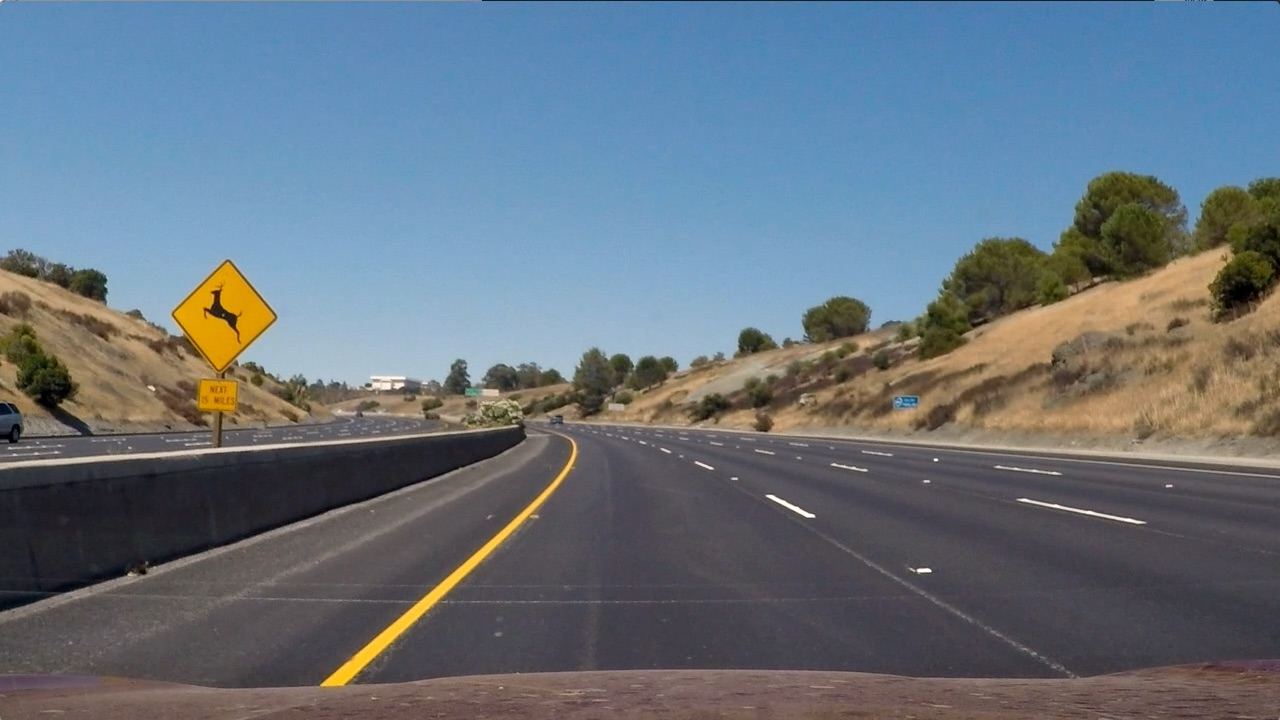
#> input picture test_images/test2.jpg, 1280 x 720 px, found by its file name
$ jupyter execute demo_project_.ipynb   (shell and % lines are left out)   (older library calls are emulated)
#> lines starting #> are read from the running program, lines starting #| are printed output that depends on the picture; after the words box and inside, x2 and y2 are one past the last pixel; in counts of white or black regions, pixels touching at a corner belong together
#Libraries

[cell 1]
import numpy as np
import cv2
import glob
import matplotlib.pyplot as plt
import pickle
from moviepy.editor import VideoFileClip
import matplotlib.image as mpimg

import os
from moviepy.editor import VideoFileClip
from IPython.display import HTML

#Thresholding

[cell 2]
def abs_sobel_thresh(img, orient='x', sobel_kernel=3, thresh=(0, 255)):

    # Apply threshold
    gray = cv2.cvtColor(img, cv2.COLOR_RGB2GRAY)
    # Apply x or y gradient with the OpenCV Sobel() function
    # and take the absolute value
    if orient == 'x':
        abs_sobel = np.absolute(cv2.Sobel(gray, cv2.CV_64F, 1, 0, ksize=sobel_kernel))
    if orient == 'y':
        abs_sobel = np.absolute(cv2.Sobel(gray, cv2.CV_64F, 0, 1, ksize=sobel_kernel))
    # Rescale back to 8 bit integer
    scaled_sobel = np.uint8(255*abs_sobel/np.max(abs_sobel))
    # Create a copy and apply the threshold
    binary_output = np.zeros_like(scaled_sobel)
    # Here I'm using inclusive (>=, <=) thresholds, but exclusive is ok too
    binary_output[(scaled_sobel >= thresh[0]) & (scaled_sobel <= thresh[1])] = 1

    # Return the result
    return binary_output# retuen  x or y


def mag_thresh(img, sobel_kernel=3, mag_thresh=(0, 255)):

    # Apply threshold
    # Convert to grayscale
    gray = cv2.cvtColor(img, cv2.COLOR_RGB2GRAY)
    # Take both Sobel x and y gradients
    sobelx = cv2.Sobel(gray, cv2.CV_64F, 1, 0, ksize=sobel_kernel)
    sobely = cv2.Sobel(gray, cv2.CV_64F, 0, 1, ksize=sobel_kernel)
    # Calculate the gradient magnitude
    gradmag = np.sqrt(sobelx**2 + sobely**2)
    # Rescale to 8 bit
    scale_factor = np.max(gradmag)/255
    gradmag = (gradmag/scale_factor).astype(np.uint8)
    # Create a binary image of ones where threshold is met, zeros otherwise
    binary_output = np.zeros_like(gradmag)
    binary_output[(gradmag >= mag_thresh[0]) & (gradmag <= mag_thresh[1])] = 1

    # Return the binary image
    return binary_output

def dir_threshold(img, sobel_kernel=3, thresh=(0, np.pi/2)):

    # Apply threshold
    gray = cv2.cvtColor(img, cv2.COLOR_RGB2GRAY)
    # Calculate the x and y gradients
    sobelx = cv2.Sobel(gray, cv2.CV_64F, 1, 0, ksize=sobel_kernel)
    sobely = cv2.Sobel(gray, cv2.CV_64F, 0, 1, ksize=sobel_kernel)
    # Take the absolute value of the gradient direction,
    # apply a threshold, and create a binary image result
    absgraddir = np.arctan2(np.absolute(sobely), np.absolute(sobelx))
    binary_output =  np.zeros_like(absgraddir)
    binary_output[(absgraddir >= thresh[0]) & (absgraddir <= thresh[1])] = 1

    # Return the binary image
    return binary_output
def combined_thresholds(image, ksize = 3):
    # Choose a Sobel kernel size

    # Apply each of the thresholding functions
    gradx = abs_sobel_thresh(image, orient='x', sobel_kernel=ksize, thresh=(5, 100))
    grady = abs_sobel_thresh(image, orient='y', sobel_kernel=ksize, thresh=(5, 100))
    #c= cv2.bitwise_or(gradx,grady)

    mag_binary = mag_thresh(image, sobel_kernel=ksize, mag_thresh=(3, 255))
    dir_binary = dir_threshold(image, sobel_kernel=ksize, thresh=(0*np.pi/180, 90*np.pi/180))
    combined = np.zeros_like(dir_binary, np.uint8)
    #combined[((gradx == 1) ) ] = 1
    combined[((gradx == 1) ) & ((mag_binary == 1) & (dir_binary == 1))] = 1
    #combined[ (mag_binary == 1) ] = 1

    return combined

def filter(image):

    hls = cv2.cvtColor(image, cv2.COLOR_RGB2HLS)
    s_channel = hls[:,:,2]
    l_channel = hls[:,:,1]

    sxbinary = combined_thresholds(image)


    # Threshold color channel
    s_thresh_min = 40
    s_thresh_max = 255
    l_thresh_min = 150
    l_thresh_max = 255


    s_binary = np.zeros_like(s_channel)
    s_binary[((s_channel >= s_thresh_min) & (s_channel <= s_thresh_max)) ] = 1

    l_binary = np.zeros_like(s_channel)
    l_binary[((l_channel >= l_thresh_min) & (l_channel <= l_thresh_max))] = 1

    # Combine the two binary thresholds
    combined_binary = np.zeros_like(sxbinary)
    #combined_binary [(l_binary == 1)& (sxbinary == 1)] = 1
    combined_binary[((s_binary == 1) & (sxbinary == 1)) | ((sxbinary == 1) & (l_binary == 1))] = 1

    return combined_binary
img = cv2.imread("/content/test2.jpg")
#> img is the input picture: shape (720, 1280, 3); mean B, G, R 125.5, 114.6, 102.8
filtered_img=filter(img)
#> in combined_thresholds, `gradx = abs_sobel_thresh(image, orient='x', sobel_kernel=ksize, thresh..`:
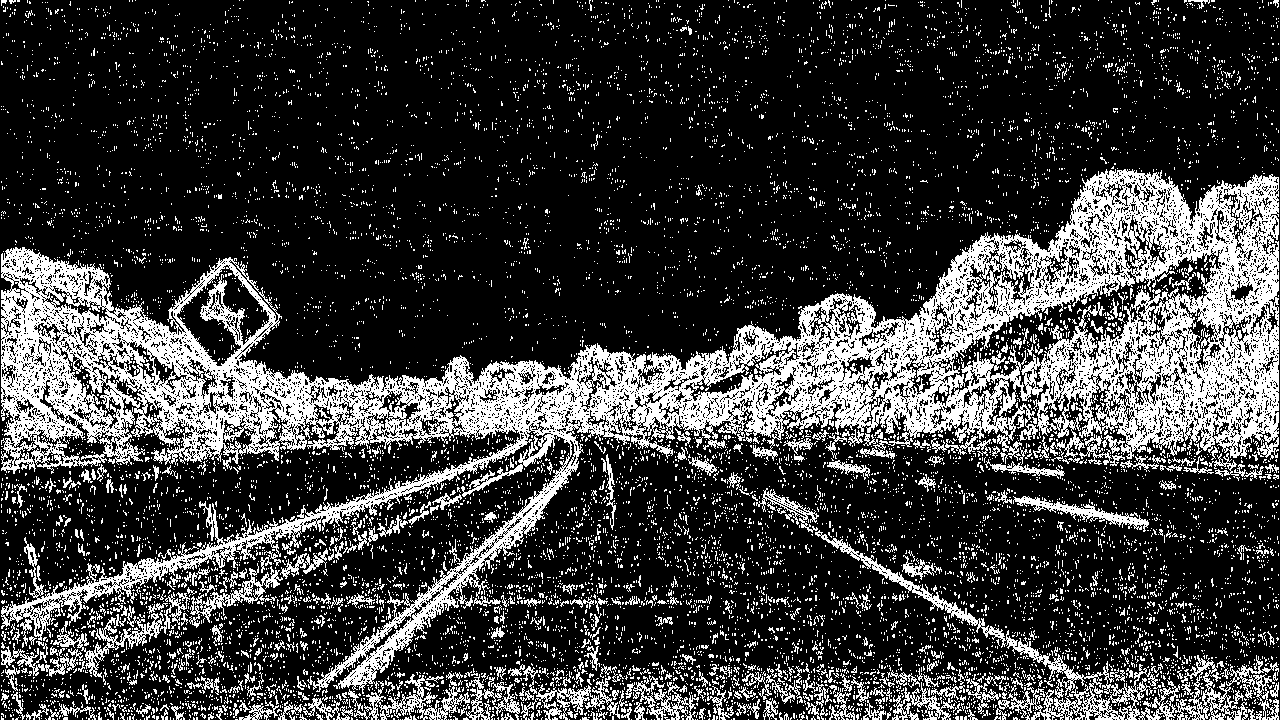
#> gradx: shape (720, 1280); values 0 (black) and 1 (white), 23.5% white; 11814 white regions (11371 under 20 px), largest, box (x1, y1, x2, y2) and area: (1, 169, 1279, 694) 138312, (815, 530, 1153, 720) 4853, (1138, 655, 1248, 720) 1910
#> in mag_thresh, `sobely = cv2.Sobel(gray, cv2.CV_64F, 0, 1, ksize=sobel_kernel)`:
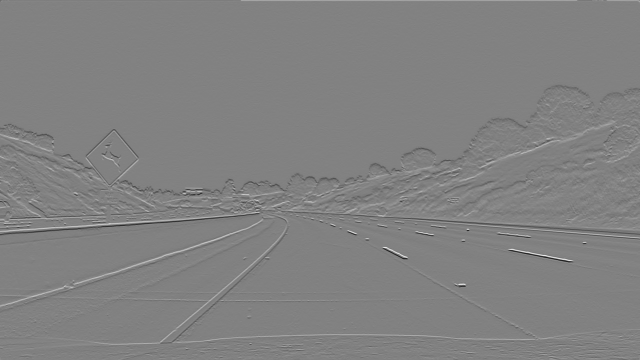
#> sobely: shape (720, 1280) float64 (shown at 1/2 size); min -764, max 739, mean -0.3; drawn with min black and max white
#> in mag_thresh, `scale_factor = np.max(gradmag)/255`: scale_factor = 3
#> in combined_thresholds, `mag_binary = mag_thresh(image, sobel_kernel=ksize, mag_thresh=(3, 255))`:
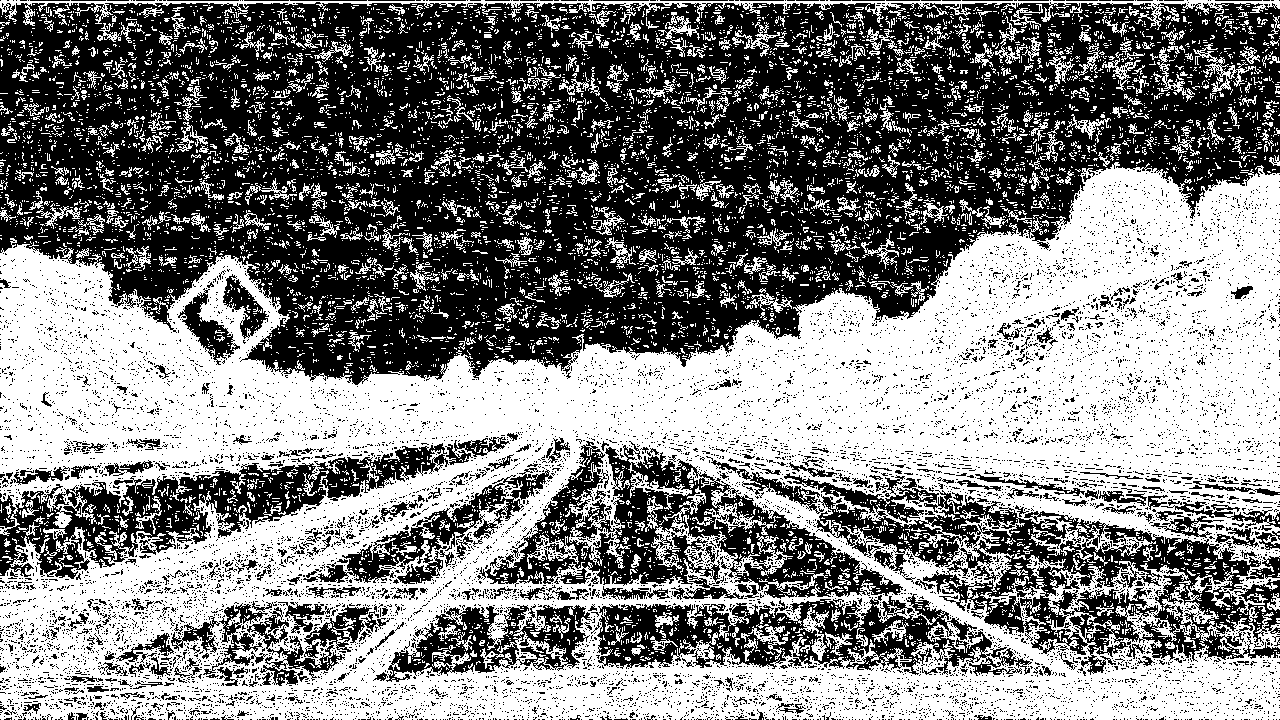
#> mag_binary: shape (720, 1280); values 0 (black) and 1 (white), 50.4% white; 11970 black regions (11623 under 20 px), largest, box (x1, y1, x2, y2) and area: (0, 2, 1280, 385) 303326, (784, 473, 1280, 675) 28742, (479, 441, 903, 599) 21493
#> in dir_threshold, `absgraddir = np.arctan2(np.absolute(sobely), np.absolute(sobelx))`:
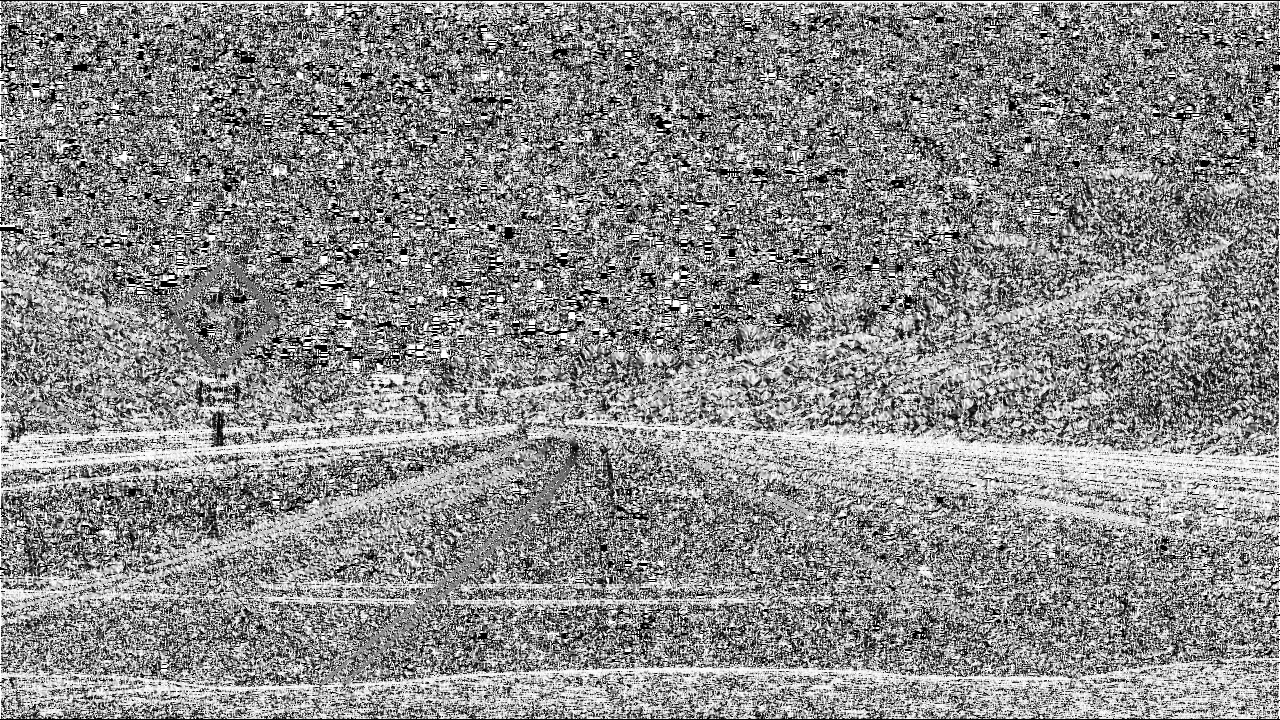
#> absgraddir: shape (720, 1280) float64; min 0, max 1.57, mean 0.859; drawn with min black and max white
#> filtered_img: shape (720, 1280); values 0 (black) and 1 (white), 14% white; 6970 white regions (6759 under 20 px), largest, box (x1, y1, x2, y2) and area: (589, 174, 1279, 458) 63506, (1, 257, 390, 453) 24280, (317, 436, 579, 690) 4243
#> (the rest of the program and of its run is left out)
